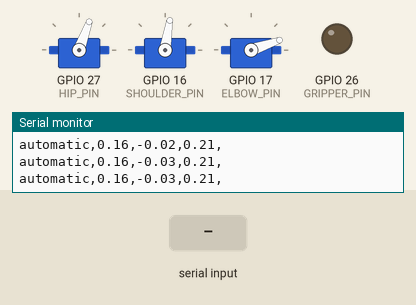
The sketch below on a simulated ESP32. Shown: 3 × servo, output pins drawn as LEDs (lit = HIGH), the last lines printed to the serial monitor. The test bench sets the inputs (shaded band). At 4.3 s the program stops and its outputs stay as they are.

Above: at 1.2 s.
1.3 s: "200\n" received over Serial
At 2.2 s:
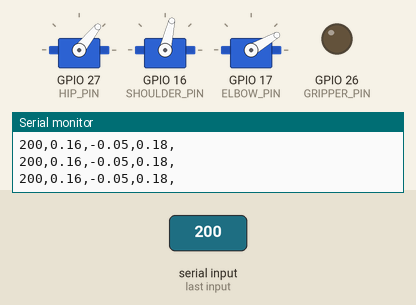
4.3 s: "manual,1\n" received over Serial
At 4.9 s:
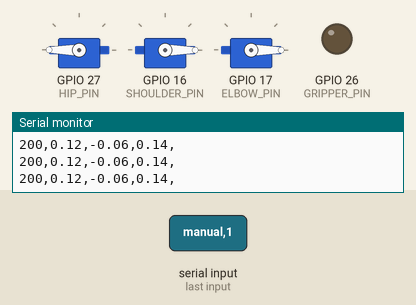
Timing chart, 0 to 5.8 s (numbered marks = the images above; inputs shaded):
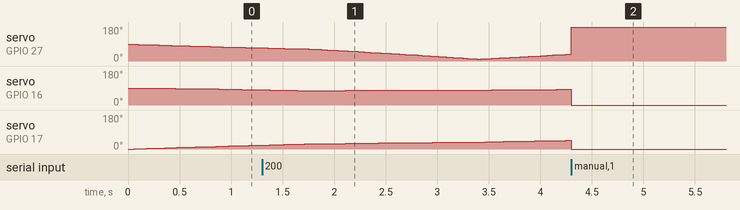

The sketch:

RUNME.ino
```cpp
#include "Prog.h"
#include "SerialCommunication.h"
#include <esp_task_wdt.h>

TaskHandle_t      RobotControlTaskHandle;
TaskHandle_t      SerialCommunicationTaskHandle;
SemaphoreHandle_t last_pos_mutex;
SemaphoreHandle_t requested_pos_mutex;
SemaphoreHandle_t operating_mode_mutex;

SerialCommunication communication;

void setup()
{
  Serial.begin(115200);

  // disable watchdog
  esp_task_wdt_deinit();

  // create semaphores
  last_pos_mutex       = xSemaphoreCreateMutex();
  requested_pos_mutex  = xSemaphoreCreateMutex();
  operating_mode_mutex = xSemaphoreCreateMutex();

  // create the task for the communication
  xTaskCreatePinnedToCore(
    CommunicationTask,                // task function
    "SerialCommunicationTaskHandle",  // name of task
    10000,                            // stack size of task
    NULL,                             // parameter of the task
    1,                                // priority of the task
    &SerialCommunicationTaskHandle,   // task handle to keep track of created task
    1);                               // core pinned task

  // create the task for the robot control
  xTaskCreatePinnedToCore(
    RobotTask,                        // task function
    "RobotControlTaskHandle",         // name of task
    100000,                           // stack size of task
    NULL,                             // parameter of the task
    2,                                // priority of the task
    &RobotControlTaskHandle,          // task handle to keep track of created task
    1);                               // core pinned task
}

void loop() {}

void RobotTask(void *pvParameters)
{
  Start();
  for (;;)
  {
    String operating_mode;
    if (xSemaphoreTake(operating_mode_mutex, portMAX_DELAY) == pdTRUE)
    {
      operating_mode = communication.GetOperatingMode();
      xSemaphoreGive(operating_mode_mutex);
    }

    if      (operating_mode.equals("automatic")) MAIN();
    else if (operating_mode.equals("manual"))
    {
      float *pos = nullptr;
      if (xSemaphoreTake(requested_pos_mutex, portMAX_DELAY) == pdTRUE)
      {
        pos = communication.GetRequestedPosition();
        xSemaphoreGive(requested_pos_mutex);
      }
      UpdateRobotPosition(pos);
    }
  }
}

void CommunicationTask(void *pvParameters)
{
  for (;;) communication.HandleSerialCommunication();
}
```

EEZYbotCONTROL.h
```cpp
/*
  EEZYbotCONTROL.h - Library for controling the EEZYbotARM mk2.
  Created by João Coelho, 20 February, 2024.
  Released into the public domain.
*/

#include <ESP32Servo.h>

// public functions
void Start();
void MoveL(const float*, const float);
void MoveJ(const float*, const float);
void ToggleGripper(const bool);
void WaitTime(const int);
void UpdateRobotPosition(const float*);
void SetLastPosition(const float*);
float *GetLastPosition();

// private functions
static void FK(const float*, float*);
static void IK(const float*, float*);
static float **LinearInterpolation(const float*, const float*, float, int*, float*);
static float **JointInterpolation(const float*, const float*, float, int*, float*);
static void WriteToPhysicalMotors(const float*);
```

EEZYbotCONTROL.ino
```cpp
/*
  EEZYbotCONTROL.ino - Library for controlling the EEZYbotARM Mk2.
  Created by João Coelho, February 20th, 2024.
  Released into the public domain.
*/

#define HIP_PIN      27
#define SHOULDER_PIN 16
#define ELBOW_PIN    17
#define GRIPPER_PIN  26

const float rad             = 0.01745329251;  // magic number to convert degrees to radians
const float deg             = 57.2957795131;  // magic number to convert radians to degrees
const float hip_length      = 0.095;          // length of the hip link
const float shoulder_length = 0.135;          // length of the elbow link
const float elbow_length    = 0.147;          // length of the shoulder link

Servo hip;
Servo shoulder;
Servo elbow;

float last_pos[3];

/*
  Function:   Start
  -----------------
  Initializes the servos and drives the robot to the home position.
*/

void Start()
{
  pinMode(GRIPPER_PIN, OUTPUT);

  hip.attach(HIP_PIN);
  shoulder.attach(SHOULDER_PIN);
  elbow.attach(ELBOW_PIN);

  hip.setPeriodHertz(50);
  shoulder.setPeriodHertz(50);
  elbow.setPeriodHertz(50);

  // drive and save home position
  hip.write(90);
  shoulder.write(90);
  elbow.write(0);
  FK(new float[3]{ 90 * rad, 90 * rad, 0 * rad }, last_pos);
}

/*
  Function:   FK
  --------------
  Computes the forward kinematics of a 3DOF robot (EEZYbotARM Mk2).

  Parameters:
	ang:   Array containing the joint angles in radians.
	pos:   Array to store the calculated position of the end effector.

  Note:
	The 'pos' array will be populated with the calculated position coordinates.
*/

static void FK(const float *ang, float *pos)
{
  float hip_angle      = ang[0];
  float shoulder_angle = ang[1];
  float elbow_angle    = ang[2];

  // adjust gear ratio (reduction)
  hip_angle = PI / 2 + ((hip_angle - PI / 2) / 2);

  // invert rotation of the elbow back to its conventional frame
  elbow_angle = -elbow_angle;

  // calculation of the position
  float x = elbow_length * cos((4 * PI) / 9 - elbow_angle) *
            cos(PI / 2 - hip_angle) * cos(shoulder_angle) +
            elbow_length * sin((4 * PI) / 9 - elbow_angle) *
            cos(PI / 2 - hip_angle) * sin(shoulder_angle) +
            shoulder_length * cos(PI / 2 - hip_angle) * cos(shoulder_angle);
  float y = -elbow_length * sin((4 * PI) / 9 - elbow_angle) *
            sin(PI / 2 - hip_angle) * sin(shoulder_angle) -
            shoulder_length * sin(PI / 2 - hip_angle) * cos(shoulder_angle) -
            elbow_length * cos((4 * PI) / 9 - elbow_angle) *
            sin(PI / 2 - hip_angle) * cos(shoulder_angle);
  float z = hip_length + shoulder_length * sin(shoulder_angle) +
            elbow_length * cos((4 * PI) / 9 - elbow_angle) * sin(shoulder_angle) -
            elbow_length * sin((4 * PI) / 9 - elbow_angle) * cos(shoulder_angle);

  // save the positions
  pos[0] = x, pos[1] = y, pos[2] = z;
}

/*
  Function:   IK
  --------------
  Computes the inverse kinematics of a 3DOF robot (EEZYbotARM Mk2).

  Parameters:
	pos:   Array containing the position of the end effector.
	ang:   Array to store the angles of each joint in radians.

  Note:
	The 'ang' array will be populated with the calculated joint angles.
*/

static void IK(const float *pos, float *ang)
{
  float x = pos[0];
  float y = pos[1];
  float z = pos[2];

  // calculation of the angles
  float hip_angle      = atan2(y, x);
  float elbow_angle    = -acos((x * x + y * y + (z - hip_length) * (z - hip_length) -
                         shoulder_length * shoulder_length - elbow_length * elbow_length) /
                         (2 * shoulder_length * elbow_length));
  float shoulder_angle = atan2((z - hip_length), (sqrt(x * x + y * y))) -
                         atan2((sin(elbow_angle) * elbow_length),
                         (shoulder_length + cos(elbow_angle) * elbow_length));

  hip_angle   = hip_angle + PI / 2;               // offset of the hip servo
  elbow_angle = (elbow_angle + 4 * PI / 9) * -1;  // offset of the elbow servo and rotation of the frame (the servo rotates counter-clockwise in this frame)

  // adjust gear ratio (multiplication)
  hip_angle = PI / 2 + ((hip_angle - PI / 2) * 2);

  // save the angles
  ang[0] = hip_angle, ang[1] = shoulder_angle, ang[2] = elbow_angle;
}

/*
  Function:   LinearInterpolation
  -------------------------------
  Perform linear interpolation between two points in a 3D space.

  Parameters:
	current_pos:   Array containing the current position of the end effector in Cartesian space.
	wanted_pos:    Array containing the desired position of the end effector in Cartesian space.
	velocity:      The velocity at which the interpolation is performed.
	num_steps:     Reference parameter to store the number of steps.
	time_step:     Reference parameter to store the time duration for each step.

  Returns:
	Two-dimensional array with the interpolated positions between the current position and the wanted position.
*/

static float **LinearInterpolation(const float *current_pos, const float *wanted_pos, float velocity, int *num_steps, float *time_step)
{
  // calculate the total distance each servo needs to move
  const float resolution = 0.001;                              // resolution of the step
  const float dx         = wanted_pos[0] - current_pos[0];     // calculation of the distance in the 'x' direction
  const float dy         = wanted_pos[1] - current_pos[1];     // calculation of the distance in the 'y' direction
  const float dz         = wanted_pos[2] - current_pos[2];     // calculation of the distance in the 'z' direction
  const float distance   = sqrt(dx * dx + dy * dy + dz * dz);  // calculation of the total distance

  velocity   = (velocity > resolution / 0.02) ? resolution / 0.02 : velocity;  // limits the velocity
  *num_steps = ceil(distance / resolution);                                    // calculation of number of steps
  *time_step = (distance / velocity) / *num_steps;                             // calculation of the time for each step

  // allocate 2D array to save the interpolated points
  float **lerp_matrix = (float **)malloc(*num_steps * sizeof(float *));
  for (int i = 0; i < *num_steps; i++) lerp_matrix[i] = (float *)malloc(3 * sizeof(float));

  // calculate the interpolated points
  for (int i = 0; i < *num_steps; i++)
  {
    const float t     = distance * (i + 1) / *num_steps;
    lerp_matrix[i][0] = current_pos[0] + (t / distance) * dx;
    lerp_matrix[i][1] = current_pos[1] + (t / distance) * dy;
    lerp_matrix[i][2] = current_pos[2] + (t / distance) * dz;
  }

  return lerp_matrix;
}

/*
  Function:   JointInterpolation
  ------------------------------
  Perform joint interpolation between two points in a 3D space.

  Parameters:
	current_pos:   Array containing the current position of the end effector in Cartesian space.
	wanted_pos:    Array containing the desired position of the end effector in Cartesian space.
	velocity:      The velocity at which the interpolation is performed.
	num_steps:     Reference parameter to store the number of steps.
	time_step:     Reference parameter to store the time duration for each step.

  Returns:
	Two-dimensional array with the interpolated positions between the current position and the wanted position.
*/

static float **JointInterpolation(const float *current_pos, const float *wanted_pos, float velocity, int *num_steps, float *time_step)
{
  float current_ang[3], wanted_ang[3];

  IK(current_pos, current_ang);
  IK(wanted_pos, wanted_ang);

  // calculate the total distance each servo needs to move
  const float resolution = 0.001;                              // resolution of the step
  const float dx         = wanted_pos[0] - current_pos[0];     // calculation of the distance in the 'x' direction
  const float dy         = wanted_pos[1] - current_pos[1];     // calculation of the distance in the 'y' direction
  const float dz         = wanted_pos[2] - current_pos[2];     // calculation of the distance in the 'z' direction
  const float distance   = sqrt(dx * dx + dy * dy + dz * dz);  // calculation of the total distance

  velocity   = (velocity > resolution / 0.02) ? resolution / 0.02 : velocity;  // limits the velocity
  *num_steps = ceil(distance / resolution);                                    // calculation of number of steps
  *time_step = (distance / velocity) / *num_steps;                             // calculation of the time for each step

  // allocate 2D array to save the interpolated points
  float **joint_matrix = (float **)malloc(*num_steps * sizeof(float *));
  for (int i = 0; i < *num_steps; i++) joint_matrix[i] = (float *)malloc(3 * sizeof(float));

  // calculate the incremental values
  float delta_ang[3];
  delta_ang[0] = (wanted_ang[0] - current_ang[0]) / *num_steps;
  delta_ang[1] = (wanted_ang[1] - current_ang[1]) / *num_steps;
  delta_ang[2] = (wanted_ang[2] - current_ang[2]) / *num_steps;

  // update current angles and populate joint_matrix
  for (int i = 0; i < *num_steps; i++)
  {
    joint_matrix[i][0] = current_ang[0] + delta_ang[0] * (i + 1);
    joint_matrix[i][1] = current_ang[1] + delta_ang[1] * (i + 1);
    joint_matrix[i][2] = current_ang[2] + delta_ang[2] * (i + 1);
  }

  return joint_matrix;
}

/*
  Function:   MoveL
  -----------------
  Perform a linear movement of a 3DOF robot (EEZYbotARM Mk2).

  Parameters:
	pos:        The desired end effector position.
	velocity:   The velocity at which the robot moves to complete the trajectory.
*/

void MoveL(const float *pos, const float velocity)
{
  float *current_pos = nullptr;
  if (xSemaphoreTake(last_pos_mutex, portMAX_DELAY) == pdTRUE)
  {
    current_pos = GetLastPosition();
    xSemaphoreGive(last_pos_mutex);
  }
  const float wanted_pos[3] = { pos[0], pos[1], pos[2] };

  // linearly interpolate between the current position and the wanted position
  int   num_steps;                                                                                       // value of the number of steps
  float time_step;                                                                                       // value of the time between each step
  float **lerp_matrix = LinearInterpolation(current_pos, wanted_pos, velocity, &num_steps, &time_step);  // calculation of the interpolated positions

  // calculate the inverse kinematics of each position and write to the servo motors
  for (int i = 0; i < num_steps; i++)
  {
    // calculate the inverse kinematics
    float lerp_angles[3];
    IK(lerp_matrix[i], lerp_angles);

    WriteToPhysicalMotors(lerp_angles);

    // save last position
    if (xSemaphoreTake(last_pos_mutex, portMAX_DELAY) == pdTRUE)
    {
      SetLastPosition(lerp_matrix[i]);
      xSemaphoreGive(last_pos_mutex);
    }

    delay(time_step * 1000);
  }

  // free memory of 2D array
  for (int i = 0; i < num_steps; i++) free(lerp_matrix[i]);
  free(lerp_matrix);
}

/*
  Function:   MoveJ
  -----------------
  Joint movement of a 3DOF robot (EEZYbotARM Mk2).

  Parameters:
	pos:        The desired end effector position.
	velocity:   The velocity at which the robot moves to complete the trajectory.
*/

void MoveJ(const float *pos, const float velocity)
{
  float *current_pos = nullptr;
  if (xSemaphoreTake(last_pos_mutex, portMAX_DELAY) == pdTRUE)
  {
    current_pos = GetLastPosition();
    xSemaphoreGive(last_pos_mutex);
  }

  const float wanted_pos[3] = { pos[0], pos[1], pos[2] };

  // calculate step factors for each servo
  int   num_steps;                                                                                       // value of the number of steps
  float time_step;                                                                                       // value of the time between each step
  float **joint_matrix = JointInterpolation(current_pos, wanted_pos, velocity, &num_steps, &time_step);  // calculate the interpolated positions

  // incrementally move each servo to its wanted position
  for (int i = 0; i < num_steps; i++)
  {
    WriteToPhysicalMotors(new float[3]{ joint_matrix[i][0], joint_matrix[i][1], joint_matrix[i][2] });

    // save updated position
    float updated_pos[3];
    FK(joint_matrix[i], updated_pos);

    if (xSemaphoreTake(last_pos_mutex, portMAX_DELAY) == pdTRUE)
    {
      SetLastPosition(updated_pos);
      xSemaphoreGive(last_pos_mutex);
    }

    delay(time_step * 1000);
  }

  // free memory of 2D array
  for (int i = 0; i < num_steps; i++) free(joint_matrix[i]);
  free(joint_matrix);
}

/*
  Function:   WriteToPhysicalMotors
  ---------------------------------
  Write the angles to the physical servo-motors of the robot (EEZYbotARM Mk2).

  Parameters:
	ang:   Array containing the joint angles in radians.
*/

static void WriteToPhysicalMotors(const float *ang)
{
  hip.write(ang[0] * deg);
  shoulder.write(ang[1] * deg);
  elbow.write(ang[2] * deg + 90 - ang[1] * deg);
}

/*
  Function:   ToggleGripper
  -------------------------
  Toggle the state of the gripper of the robot.

  Parameters:
	state:   Boolean value indicating whether to open (true) or close (false) the gripper.
*/

void ToggleGripper(const bool state)
{
  digitalWrite(GRIPPER_PIN, state);
}

/*
  Function:   WaitTime
  --------------------
  Delays the program execution for a specified amount of time.

  Parameters:
	time:   The duration to wait in seconds.
*/

void WaitTime(const int time)
{
  delay(time * 1000);
}

/*
  Function:   UpdateRobotPosition
  -------------------------------
  Update the robot position when the mode is set to 'manual'.
*/

void UpdateRobotPosition(const float *pos)
{
  float ang[3];
  IK(pos, ang);
  WriteToPhysicalMotors(ang);
  if (xSemaphoreTake(last_pos_mutex, portMAX_DELAY) == pdTRUE)
  {
    SetLastPosition(pos);
    xSemaphoreGive(last_pos_mutex);
  }
}

/*
  Function:   SetLastPosition
  ---------------------------
  Saves an updated position to "last_pos".

  Parameters:
	pos:   Array containing the last position of the end effector.
*/

void SetLastPosition(const float *pos)
{
  last_pos[0] = pos[0];
  last_pos[1] = pos[1];
  last_pos[2] = pos[2];
}

/*
  Function:   GetLastPosition
  ---------------------------
  Returns the position saved on "last_pos".

  Returns:
	Array containing the last position of the end effector.
*/

float *GetLastPosition()
{
  return last_pos;
}
```

Prog.h
```cpp
#include <Arduino.h>
#include "EEZYbotCONTROL.h"

float p1[] = { 0.12, -0.10, 0.16 };
float p2[] = { 0.12, 0.10, 0.07 };
float p3[] = { 0.12, 0.10, 0.23 };
float p4[] = { 0.12, -0.10, 0.23 };
float p_ola[] = { 0.17, -0.04, 0.18 };

void MAIN();
```

Prog.ino
```cpp
void MAIN()
{
  // write your code here
  MoveL(p_ola, 0.050);
  MoveL(p1, 0.050);
  MoveL(p2, 0.050);
}
```

SerialCommunication.h
```cpp
#ifndef SERIAL_COMMUNICATION_H
#define SERIAL_COMMUNICATION_H

#include "EEZYbotCONTROL.h"

class SerialCommunication
{
public:
  SerialCommunication();
  void HandleSerialCommunication();
  String GetOperatingMode();
  float *GetRequestedPosition();

private:
  void ReadSerialPort();
  void WriteToSerialPort();

  String mode, last_mode;
  float robot_requested_position[3];
  long int last_serial_write_time;
};

#endif
```

Source omitted: SerialCommunication.ino (3222 bytes)
